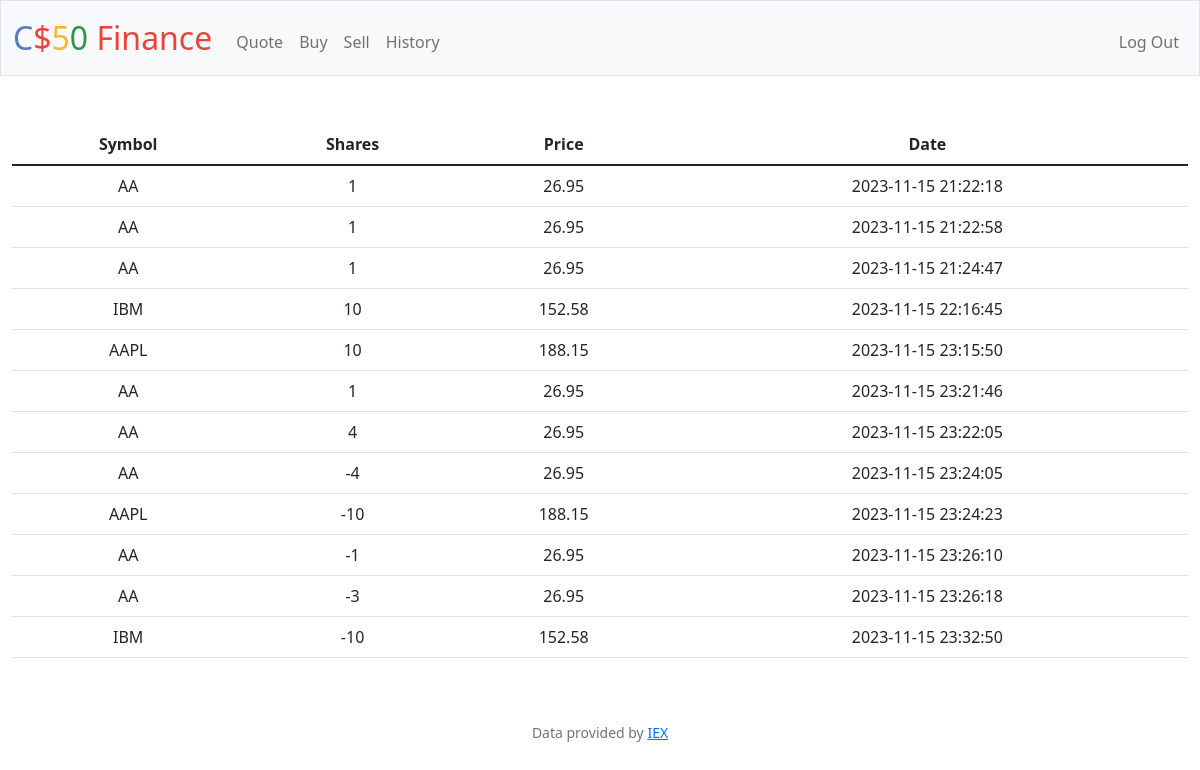
The app's page /history (signed in) with its own data.
### tables this page shows
CREATE TABLE 'transactions' ('id' INTEGER PRIMARY KEY AUTOINCREMENT NOT NULL, 'user_id' INTEGER, 'symbol' TEXT, 'shares' INTEGER, 'price' REAL, 'date' DATETIME);

### app.py (the view)
@app.route("/history")
@login_required
def history():
    user_id = session["user_id"]
    transactions_db = db.execute("SELECT * FROM transactions WHERE user_id = :id", id=user_id)
    return render_template("history.html", transactions = transactions_db)

### app.py (called while the page is built)
@app.after_request
def after_request(response):
    response.headers["Cache-Control"] = "no-cache, no-store, must-revalidate"
    response.headers["Expires"] = 0
    response.headers["Pragma"] = "no-cache"
    return response

### helpers.py (called while the page is built)
def login_required(f):
    @wraps(f)
    def decorated_function(*args, **kwargs):
        if session.get("user_id") is None:
            return redirect("/login")
        return f(*args, **kwargs)
    return decorated_function

### templates/history.html (shortened to what this page needs)
{% extends "layout.html" %}
{% block main %}
    <table class="table">
        <thead class="thead-dark">
        <tr>
            <th scope="col">Symbol</th>
            <th scope="col">Shares</th>
            <th scope="col">Price</th>
            <th scope="col">Date</th>
        </tr>
        </thead>
        <tbody>
            {% for row in transactions %}
                <tr>
                    <td>{{row["symbol"]}}</td>
                    <td>{{row["shares"]}}</td>
                    <td>{{row["price"]}}</td>
                    <td>{{row["date"]}}</td>
                </tr>
            {% endfor %}
        </tbody>
    </table>
{% endblock %}

### templates/layout.html (shortened to what this page needs)
<!DOCTYPE html>
<html lang="en">
    <head>
        <link href="https://cdn.jsdelivr.net/npm/bootstrap@5.1.3/dist/css/bootstrap.min.css" rel="stylesheet">
        <link href="/static/styles.css" rel="stylesheet">
    </head>
    <body>
        <nav class="bg-light border navbar navbar-expand-md navbar-light">
            <div class="container-fluid">
                <a class="navbar-brand" href="/"><span class="blue">C</span><span class="red">$</span><span class="yellow">5</span><span class="green">0</span> <span class="red">Finance</span></a>
                <div class="collapse navbar-collapse" id="navbar">
                    {% if session["user_id"] %}
                        <ul class="navbar-nav me-auto mt-2">
                            <li class="nav-item"><a class="nav-link" href="/quote">Quote</a></li>
                            <li class="nav-item"><a class="nav-link" href="/buy">Buy</a></li>
                            <li class="nav-item"><a class="nav-link" href="/sell">Sell</a></li>
                            <li class="nav-item"><a class="nav-link" href="/history">History</a></li>
                        </ul>
                        <ul class="navbar-nav ms-auto mt-2">
                            <li class="nav-item"><a class="nav-link" href="/logout">Log Out</a></li>
                        </ul>
                    {% else %}
                        <ul class="navbar-nav ms-auto mt-2">
                            <li class="nav-item"><a class="nav-link" href="/register">Register</a></li>
                            <li class="nav-item"><a class="nav-link" href="/login">Log In</a></li>
                        </ul>
                    {% endif %}
                </div>
            </div>
        </nav>
        <main class="container-fluid py-5 text-center">
            {% block main %}{% endblock %}
        </main>
        <footer class="mb-5 small text-center text-muted">
            Data provided by <a href="https://iexcloud.io/">IEX</a>
        </footer>
    </body>
</html>

### static/styles.css (style rules this page uses)
nav .navbar-brand { font-size: xx-large; }
nav .navbar-brand .blue { color: #537fbe; }
nav .navbar-brand .red { color: #ea433b; }
nav .navbar-brand .yellow { color: #f5b82e; }
nav .navbar-brand .green { color: #2e944b; }

### records on screen
transactions: symbol "AA", shares "1", price "26.95", date "2023-11-15 21:22:18"
transactions: symbol "AA", shares "1", price "26.95", date "2023-11-15 21:22:58"
transactions: symbol "AA", shares "1", price "26.95", date "2023-11-15 21:24:47"
transactions: symbol "IBM", shares "10", price "152.58", date "2023-11-15 22:16:45"
transactions: symbol "AAPL", shares "10", price "188.15", date "2023-11-15 23:15:50"
transactions: symbol "AA", shares "1", price "26.95", date "2023-11-15 23:21:46"
transactions: symbol "AA", shares "4", price "26.95", date "2023-11-15 23:22:05"
transactions: symbol "AA", shares "-4", price "26.95", date "2023-11-15 23:24:05"
transactions: symbol "AAPL", shares "-10", price "188.15", date "2023-11-15 23:24:23"
transactions: symbol "AA", shares "-1", price "26.95", date "2023-11-15 23:26:10"
transactions: symbol "AA", shares "-3", price "26.95", date "2023-11-15 23:26:18"
transactions: symbol "IBM", shares "-10", price "152.58", date "2023-11-15 23:32:50"
